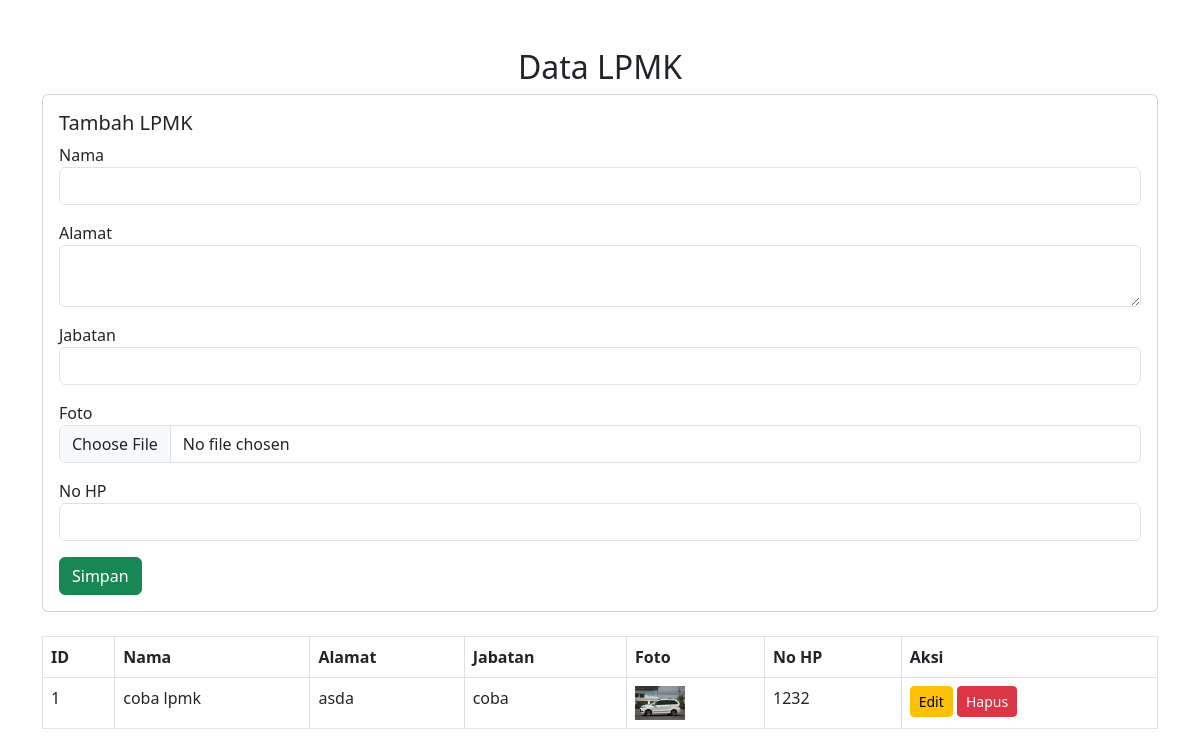
/admin/adminlpmk.php, run on the app's committed database.
### tables this page shows
CREATE TABLE `lpmk` (
  `id` int(11) NOT NULL,
  `lkk_id` int(11) NOT NULL,
  `nama` varchar(100) NOT NULL,
  `alamat` text NOT NULL,
  `jabatan` varchar(100) NOT NULL,
  `no_hp` varchar(15) NOT NULL,
  `foto` varchar(255) DEFAULT NULL
);

### admin/adminlpmk.php (the view, shortened to what this page needs)
<?php
include '../admin/koneksi.php';
$lkk_id = 1;
$editData = null;
?>
<!DOCTYPE html>
<html lang="id">
<head>
    <link rel="stylesheet" href="https://cdn.jsdelivr.net/npm/bootstrap@5.3.0/dist/css/bootstrap.min.css">
</head>
<body>
<div class="container mt-5">
    <h2 class="text-center">Data LPMK</h2>
    <div class="card mb-4">
        <div class="card-body">
            <h5><?= isset($editData) ? "Edit LPMK" : "Tambah LPMK" ?></h5>
            <form method="post" enctype="multipart/form-data">
                <div class="mb-3">
                    <label>Nama</label>
                    <input type="text" name="nama" class="form-control" required value="<?= isset($editData) ? $editData['nama'] : '' ?>">
                </div>
                <div class="mb-3">
                    <label>Alamat</label>
                    <textarea name="alamat" class="form-control" required><?= isset($editData) ? $editData['alamat'] : '' ?></textarea>
                </div>
                <div class="mb-3">
                    <label>Jabatan</label>
                    <input type="text" name="jabatan" class="form-control" required value="<?= isset($editData) ? $editData['jabatan'] : '' ?>">
                </div>
                <div class="mb-3">
                    <label>Foto</label>
                    <input type="file" name="foto" class="form-control">
                </div>
                <div class="mb-3">
                    <label>No HP</label>
                    <input type="text" name="no_hp" class="form-control" required value="<?= isset($editData) ? $editData['no_hp'] : '' ?>">
                </div>
                <button type="submit" name="<?= isset($editData) ? "update" : "tambah" ?>" class="btn btn-success">
                    <?= isset($editData) ? "Update" : "Simpan" ?>
                </button>
            </form>
        </div>
    </div>
    <table class="table table-bordered">
        <thead>
            <tr>
                <th>ID</th>
                <th>Nama</th>
                <th>Alamat</th>
                <th>Jabatan</th>
                <th>Foto</th>
                <th>No HP</th>
                <th>Aksi</th>
            </tr>
        </thead>
        <tbody>
            <?php
            $sql = "SELECT * FROM lpmk WHERE lkk_id = $lkk_id";
            $result = $conn->query($sql);
            while ($row = $result->fetch_assoc()):
            ?>
                <tr>
                    <td><?= $row['id'] ?></td>
                    <td><?= $row['nama'] ?></td>
                    <td><?= $row['alamat'] ?></td>
                    <td><?= $row['jabatan'] ?></td>
                    <td><img src="uploads/<?= $row['foto'] ?>" width="50"></td>
                    <td><?= $row['no_hp'] ?></td>
                    <td>
                        <a href="adminlpmk.php?edit=<?= $row['id'] ?>" class="btn btn-warning btn-sm">Edit</a>
                        <a href="adminlpmk.php?hapus=<?= $row['id'] ?>" class="btn btn-danger btn-sm" onclick="return confirm('Hapus data ini?')">Hapus</a>
                    </td>
                </tr>
            <?php endwhile; ?>
        </tbody>
    </table>
</div>
</body>
</html>

### data on the page
lpmk: id "1", nama "coba lpmk", alamat "asda", jabatan "coba", foto (picture), no_hp "1232"
